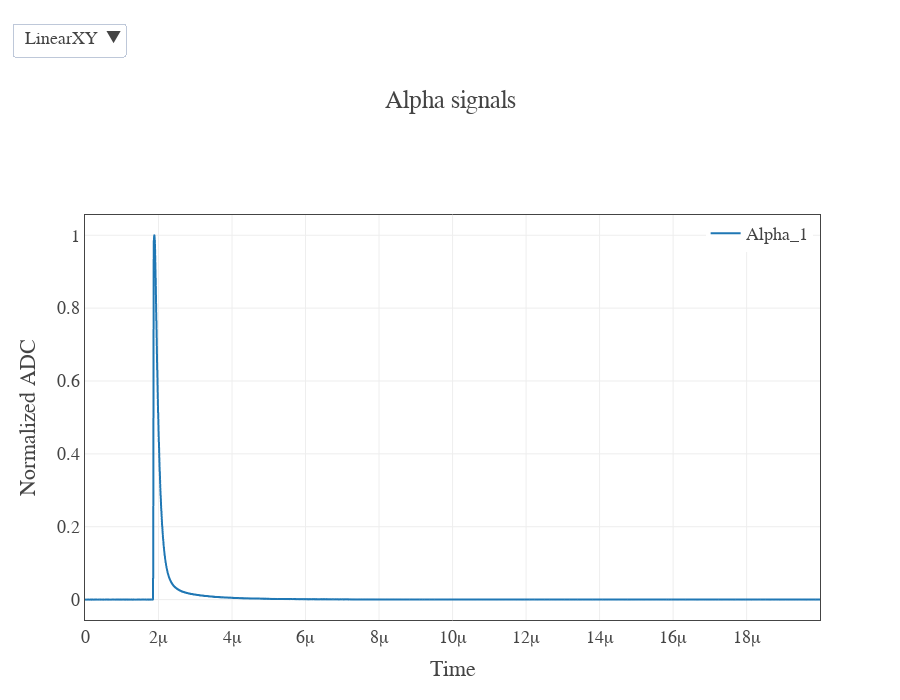

Notebook code cell kept with this figure:
### Code cell
fig_alpha = px.line(df_alpha, x="Time", y=["Alpha"], height=700, width = 900, line_shape = "hv", log_y = False, template="presentation")
fig_alpha.update_traces(line_width=2) # Modifica el grosor de las líneas
custom_legend_name(fig_alpha,["Alpha_1"])
custom_plotly_layout(fig_alpha,"Time","Normalized ADC","Alpha signals").show()

### Figure 1 — Plotly figure (JSON) as saved in the notebook; plotly's stock layout.template omitted (floating-point values rounded to 4 significant figures; data arrays with more than 128 entries replaced by an {"elided": "..."} marker saying what was removed)
{"data": [{"hovertemplate": "variable=Alpha<br>Time=%{x}<br>value=%{y}<extra></extra>", "legendgroup": "Alpha", "line": {"color": "#1F77B4", "dash": "solid", "shape": "hv", "width": 2}, "marker": {"symbol": "circle"}, "mode": "lines", "name": "Alpha_1", "showlegend": true, "type": "scattergl", "x": {"elided": "5000 float values"}, "xaxis": "x", "y": {"elided": "5000 float values"}, "yaxis": "y"}], "layout": {"barmode": "stack", "font": {"family": "serif"}, "height": 700, "legend": {"title": {"text": ""}, "tracegroupgap": 0, "x": 0.99, "xanchor": "right", "yanchor": "top"}, "margin": {"t": 60}, "showlegend": true, "title": {"text": "Alpha signals"}, "updatemenus": [{"buttons": [{"args": [{"xaxis.type": "linear", "yaxis.type": "linear"}], "label": "LinearXY", "method": "relayout"}, {"args": [{"xaxis.type": "log", "yaxis.type": "log"}], "label": "LogXY", "method": "relayout"}, {"args": [{"xaxis.type": "linear", "yaxis.type": "log"}], "label": "LogY", "method": "relayout"}, {"args": [{"xaxis.type": "log", "yaxis.type": "linear"}], "label": "LogX", "method": "relayout"}], "direction": "down", "pad": {"r": 10, "t": 10}, "showactive": true, "x": -0.1, "xanchor": "left", "y": 1.5, "yanchor": "top"}], "width": 900, "xaxis": {"anchor": "y", "domain": [0, 1], "mirror": true, "showline": true, "title": {"text": "Time"}, "zeroline": false}, "yaxis": {"anchor": "x", "domain": [0, 1], "mirror": true, "showline": true, "title": {"text": "Normalized ADC"}, "zeroline": false}}}
